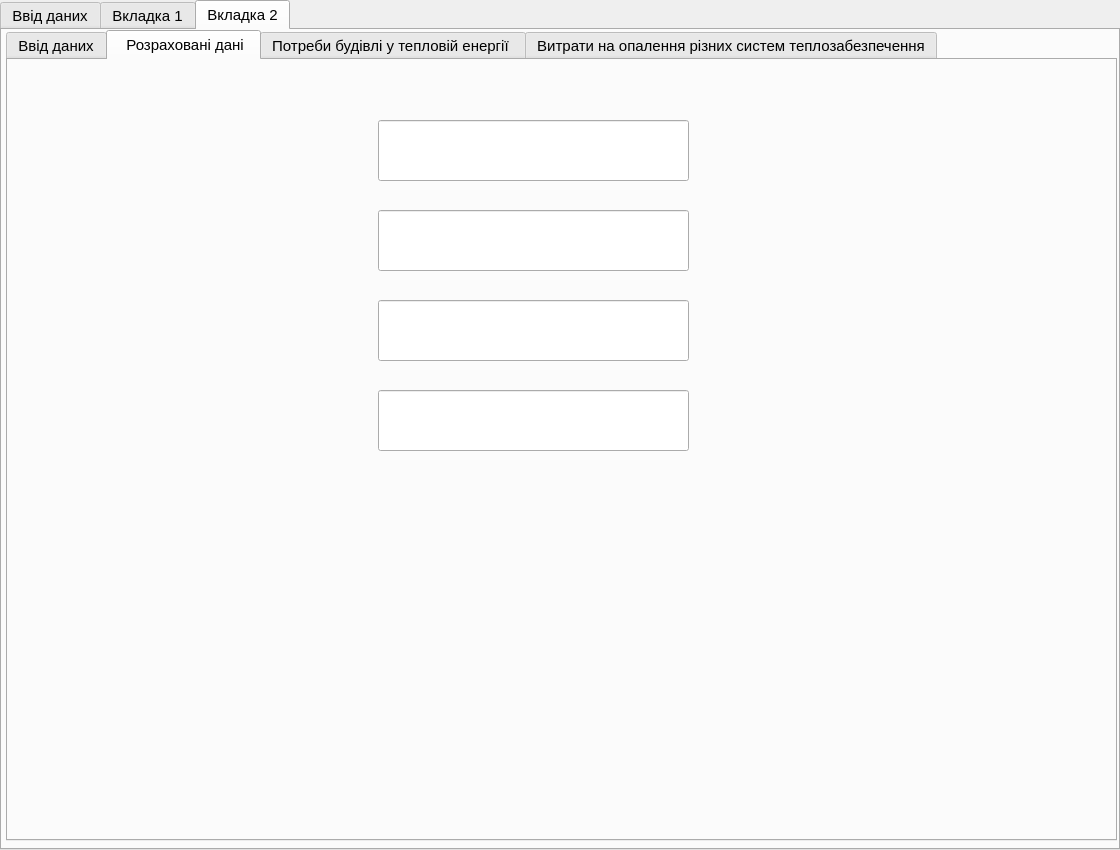
<?xml version="1.0" encoding="UTF-8"?>
<ui version="4.0">
 <class>MainWindow</class>
 <widget class="QMainWindow" name="MainWindow">
  <property name="geometry">
   <rect>
    <x>0</x>
    <y>0</y>
    <width>1120</width>
    <height>850</height>
   </rect>
  </property>
  <property name="font">
   <font>
    <family>MS Sans Serif</family>
    <pointsize>12</pointsize>
    <weight>50</weight>
    <italic>false</italic>
    <bold>false</bold>
    <underline>false</underline>
    <strikeout>false</strikeout>
    <stylestrategy>PreferDefault</stylestrategy>
    <kerning>true</kerning>
   </font>
  </property>
  <property name="windowTitle">
   <string>Лабораторна робота Рудика В. І. Группа ТІ-82</string>
  </property>
  <property name="locale">
   <locale language="Ukrainian" country="Ukraine"/>
  </property>
  <widget class="QWidget" name="centralwidget">
   <property name="enabled">
    <bool>true</bool>
   </property>
   <property name="font">
    <font>
     <family>MS Shell Dlg 2</family>
     <pointsize>12</pointsize>
     <weight>50</weight>
     <italic>false</italic>
     <bold>false</bold>
    </font>
   </property>
   <widget class="QTabWidget" name="tabWidget">
    <property name="geometry">
     <rect>
      <x>0</x>
      <y>0</y>
      <width>1120</width>
      <height>850</height>
     </rect>
    </property>
    <property name="font">
     <font>
      <family>MS Shell Dlg 2</family>
      <pointsize>11</pointsize>
     </font>
    </property>
    <property name="currentIndex">
     <number>2</number>
    </property>
    <widget class="QWidget" name="tab_0">
     <property name="font">
      <font>
       <family>MS Sans Serif</family>
       <pointsize>10</pointsize>
      </font>
     </property>
     <attribute name="title">
      <string>Ввід даних</string>
     </attribute>
     <widget class="QCalendarWidget" name="calendarWidget_1">
      <property name="geometry">
       <rect>
        <x>70</x>
        <y>355</y>
        <width>411</width>
        <height>251</height>
       </rect>
      </property>
      <property name="font">
       <font>
        <family>MS Shell Dlg 2</family>
       </font>
      </property>
      <property name="locale">
       <locale language="Ukrainian" country="Ukraine"/>
      </property>
      <property name="selectedDate">
       <date>
        <year>2012</year>
        <month>1</month>
        <day>1</day>
       </date>
      </property>
      <property name="minimumDate">
       <date>
        <year>2012</year>
        <month>1</month>
        <day>1</day>
       </date>
      </property>
      <property name="maximumDate">
       <date>
        <year>2012</year>
        <month>12</month>
        <day>30</day>
       </date>
      </property>
      <property name="gridVisible">
       <bool>false</bool>
      </property>
      <property name="navigationBarVisible">
       <bool>true</bool>
      </property>
      <property name="dateEditEnabled">
       <bool>true</bool>
      </property>
     </widget>
     <widget class="QCalendarWidget" name="calendarWidget_2">
      <property name="geometry">
       <rect>
        <x>621</x>
        <y>355</y>
        <width>411</width>
        <height>251</height>
       </rect>
      </property>
      <property name="font">
       <font>
        <family>MS Shell Dlg 2</family>
        <pointsize>10</pointsize>
       </font>
      </property>
      <property name="locale">
       <locale language="Ukrainian" country="Ukraine"/>
      </property>
      <property name="selectedDate">
       <date>
        <year>2012</year>
        <month>12</month>
        <day>31</day>
       </date>
      </property>
      <property name="minimumDate">
       <date>
        <year>2012</year>
        <month>1</month>
        <day>2</day>
       </date>
      </property>
      <property name="maximumDate">
       <date>
        <year>2012</year>
        <month>12</month>
        <day>31</day>
       </date>
      </property>
     </widget>
     <widget class="QComboBox" name="comboBox">
      <property name="geometry">
       <rect>
        <x>450</x>
        <y>150</y>
        <width>221</width>
        <height>51</height>
       </rect>
      </property>
      <property name="font">
       <font>
        <family>MS Shell Dlg 2</family>
        <pointsize>10</pointsize>
       </font>
      </property>
      <property name="locale">
       <locale language="Ukrainian" country="Ukraine"/>
      </property>
      <property name="editable">
       <bool>false</bool>
      </property>
      <item>
       <property name="text">
        <string>Не обрано</string>
       </property>
      </item>
      <item>
       <property name="text">
        <string>Дніпро</string>
       </property>
      </item>
      <item>
       <property name="text">
        <string>Донецьк</string>
       </property>
      </item>
      <item>
       <property name="text">
        <string>Івано-Франківськ</string>
       </property>
      </item>
      <item>
       <property name="text">
        <string>Київ</string>
       </property>
      </item>
      <item>
       <property name="text">
        <string>Кривий ріг</string>
       </property>
      </item>
      <item>
       <property name="text">
        <string>Луганськ</string>
       </property>
      </item>
      <item>
       <property name="text">
        <string>Львів</string>
       </property>
      </item>
      <item>
       <property name="text">
        <string>Симферополь</string>
       </property>
      </item>
      <item>
       <property name="text">
        <string>Одеса</string>
       </property>
      </item>
      <item>
       <property name="text">
        <string>Харків</string>
       </property>
      </item>
     </widget>
     <widget class="QLabel" name="label_0">
      <property name="geometry">
       <rect>
        <x>450</x>
        <y>90</y>
        <width>221</width>
        <height>51</height>
       </rect>
      </property>
      <property name="font">
       <font>
        <family>MS Shell Dlg 2</family>
        <pointsize>12</pointsize>
       </font>
      </property>
      <property name="text">
       <string>Оберіть місто</string>
      </property>
      <property name="alignment">
       <set>Qt::AlignCenter</set>
      </property>
      <property name="wordWrap">
       <bool>false</bool>
      </property>
     </widget>
     <widget class="QLabel" name="label_1">
      <property name="geometry">
       <rect>
        <x>70</x>
        <y>300</y>
        <width>411</width>
        <height>51</height>
       </rect>
      </property>
      <property name="font">
       <font>
        <family>MS Shell Dlg 2</family>
        <pointsize>12</pointsize>
       </font>
      </property>
      <property name="text">
       <string>Оберіть початкову дату</string>
      </property>
      <property name="alignment">
       <set>Qt::AlignCenter</set>
      </property>
     </widget>
     <widget class="QLabel" name="label_2">
      <property name="geometry">
       <rect>
        <x>620</x>
        <y>300</y>
        <width>411</width>
        <height>51</height>
       </rect>
      </property>
      <property name="font">
       <font>
        <family>MS Shell Dlg 2</family>
        <pointsize>12</pointsize>
       </font>
      </property>
      <property name="text">
       <string>Оберіть кінцеву дату</string>
      </property>
      <property name="alignment">
       <set>Qt::AlignCenter</set>
      </property>
      <property name="wordWrap">
       <bool>false</bool>
      </property>
     </widget>
     <widget class="QPushButton" name="pushButtonConfirm">
      <property name="geometry">
       <rect>
        <x>450</x>
        <y>690</y>
        <width>221</width>
        <height>51</height>
       </rect>
      </property>
      <property name="font">
       <font>
        <family>MS Shell Dlg 2</family>
        <pointsize>11</pointsize>
       </font>
      </property>
      <property name="text">
       <string>Підтвердити</string>
      </property>
     </widget>
    </widget>
    <widget class="QWidget" name="tab_1">
     <attribute name="title">
      <string>Вкладка 1</string>
     </attribute>
     <widget class="QTabWidget" name="tabWidget_2">
      <property name="geometry">
       <rect>
        <x>4</x>
        <y>0</y>
        <width>1111</width>
        <height>811</height>
       </rect>
      </property>
      <property name="currentIndex">
       <number>2</number>
      </property>
      <widget class="QWidget" name="tab_tem">
       <attribute name="title">
        <string>              Температурна активність             </string>
       </attribute>
       <widget class="QTabWidget" name="tabWidgetin_tem">
        <property name="geometry">
         <rect>
          <x>0</x>
          <y>0</y>
          <width>1111</width>
          <height>781</height>
         </rect>
        </property>
        <property name="currentIndex">
         <number>1</number>
        </property>
        <widget class="QWidget" name="tab_tem1">
         <attribute name="title">
          <string>Температурні умови</string>
         </attribute>
         <widget class="QWidget" name="widget_tem1" native="true">
          <property name="geometry">
           <rect>
            <x>0</x>
            <y>0</y>
            <width>1101</width>
            <height>751</height>
           </rect>
          </property>
         </widget>
        </widget>
        <widget class="QWidget" name="tab_tem2">
         <attribute name="title">
          <string>Тривалість температурних режимів</string>
         </attribute>
         <widget class="QWidget" name="widget_tem2" native="true">
          <property name="geometry">
           <rect>
            <x>0</x>
            <y>0</y>
            <width>1101</width>
            <height>751</height>
           </rect>
          </property>
         </widget>
        </widget>
       </widget>
      </widget>
      <widget class="QWidget" name="tab_vit">
       <attribute name="title">
        <string>              Вітряна активність            </string>
       </attribute>
       <widget class="QTabWidget" name="tabWidgetin_vit">
        <property name="geometry">
         <rect>
          <x>0</x>
          <y>0</y>
          <width>1111</width>
          <height>781</height>
         </rect>
        </property>
        <property name="currentIndex">
         <number>1</number>
        </property>
        <widget class="QWidget" name="tab_vit1">
         <attribute name="title">
          <string>Роза вітрів</string>
         </attribute>
         <widget class="QWidget" name="widget_vit1" native="true">
          <property name="geometry">
           <rect>
            <x>0</x>
            <y>0</y>
            <width>1101</width>
            <height>751</height>
           </rect>
          </property>
         </widget>
        </widget>
        <widget class="QWidget" name="tab_vit2">
         <attribute name="title">
          <string>Тривалість режимів вітрової активності</string>
         </attribute>
         <widget class="QWidget" name="widget_vit2" native="true">
          <property name="geometry">
           <rect>
            <x>0</x>
            <y>0</y>
            <width>1101</width>
            <height>751</height>
           </rect>
          </property>
         </widget>
        </widget>
       </widget>
      </widget>
      <widget class="QWidget" name="tab_son">
       <attribute name="title">
        <string>               Сонячна активність               </string>
       </attribute>
       <widget class="QTabWidget" name="tabWidgetin_son">
        <property name="geometry">
         <rect>
          <x>0</x>
          <y>0</y>
          <width>1111</width>
          <height>781</height>
         </rect>
        </property>
        <property name="currentIndex">
         <number>0</number>
        </property>
        <widget class="QWidget" name="tab_son1">
         <attribute name="title">
          <string>Інтенсивність сонячної інсоляції</string>
         </attribute>
         <widget class="QWidget" name="widget_son1" native="true">
          <property name="geometry">
           <rect>
            <x>0</x>
            <y>0</y>
            <width>1101</width>
            <height>751</height>
           </rect>
          </property>
         </widget>
        </widget>
        <widget class="QWidget" name="tab_son2">
         <attribute name="title">
          <string>Тривалість режимів сонячної активності</string>
         </attribute>
         <widget class="QWidget" name="widget_son2" native="true">
          <property name="geometry">
           <rect>
            <x>0</x>
            <y>0</y>
            <width>1101</width>
            <height>751</height>
           </rect>
          </property>
         </widget>
        </widget>
       </widget>
      </widget>
     </widget>
    </widget>
    <widget class="QWidget" name="tab_2">
     <attribute name="title">
      <string>Вкладка 2</string>
     </attribute>
     <widget class="QTabWidget" name="tabWidget_3">
      <property name="geometry">
       <rect>
        <x>4</x>
        <y>0</y>
        <width>1111</width>
        <height>811</height>
       </rect>
      </property>
      <property name="currentIndex">
       <number>1</number>
      </property>
      <widget class="QWidget" name="tab_2_1">
       <attribute name="title">
        <string>Ввід даних</string>
       </attribute>
       <widget class="QScrollArea" name="scrollArea">
        <property name="geometry">
         <rect>
          <x>0</x>
          <y>0</y>
          <width>1101</width>
          <height>771</height>
         </rect>
        </property>
        <property name="widgetResizable">
         <bool>true</bool>
        </property>
        <widget class="QWidget" name="scrollAreaWidgetContents">
         <property name="geometry">
          <rect>
           <x>0</x>
           <y>0</y>
           <width>1099</width>
           <height>769</height>
          </rect>
         </property>
         <widget class="QLabel" name="label_7">
          <property name="geometry">
           <rect>
            <x>0</x>
            <y>0</y>
            <width>541</width>
            <height>51</height>
           </rect>
          </property>
          <property name="font">
           <font>
            <family>MS Shell Dlg 2</family>
            <pointsize>10</pointsize>
           </font>
          </property>
          <property name="text">
           <string>Питомі тепловтрати будівлі (Вт/м²)</string>
          </property>
          <property name="alignment">
           <set>Qt::AlignCenter</set>
          </property>
          <property name="wordWrap">
           <bool>false</bool>
          </property>
         </widget>
         <widget class="QLineEdit" name="Input_q">
          <property name="geometry">
           <rect>
            <x>200</x>
            <y>40</y>
            <width>113</width>
            <height>22</height>
           </rect>
          </property>
          <property name="text">
           <string>30</string>
          </property>
         </widget>
         <widget class="QLabel" name="label_10">
          <property name="geometry">
           <rect>
            <x>0</x>
            <y>60</y>
            <width>541</width>
            <height>51</height>
           </rect>
          </property>
          <property name="font">
           <font>
            <family>MS Shell Dlg 2</family>
            <pointsize>10</pointsize>
           </font>
          </property>
          <property name="text">
           <string>Опалювальна площа (м²)</string>
          </property>
          <property name="alignment">
           <set>Qt::AlignCenter</set>
          </property>
          <property name="wordWrap">
           <bool>false</bool>
          </property>
         </widget>
         <widget class="QLineEdit" name="Input_s">
          <property name="geometry">
           <rect>
            <x>200</x>
            <y>100</y>
            <width>113</width>
            <height>22</height>
           </rect>
          </property>
          <property name="text">
           <string>80</string>
          </property>
         </widget>
         <widget class="QLabel" name="label_11">
          <property name="geometry">
           <rect>
            <x>0</x>
            <y>120</y>
            <width>541</width>
            <height>51</height>
           </rect>
          </property>
          <property name="font">
           <font>
            <family>MS Shell Dlg 2</family>
            <pointsize>10</pointsize>
           </font>
          </property>
          <property name="text">
           <string>Кінцева температура бака (за завмовчуванням 85 °C)</string>
          </property>
          <property name="alignment">
           <set>Qt::AlignCenter</set>
          </property>
          <property name="wordWrap">
           <bool>false</bool>
          </property>
         </widget>
         <widget class="QLineEdit" name="Input_temp_baka">
          <property name="geometry">
           <rect>
            <x>200</x>
            <y>160</y>
            <width>113</width>
            <height>22</height>
           </rect>
          </property>
          <property name="text">
           <string>85</string>
          </property>
         </widget>
         <widget class="QLabel" name="label_12">
          <property name="geometry">
           <rect>
            <x>0</x>
            <y>180</y>
            <width>541</width>
            <height>51</height>
           </rect>
          </property>
          <property name="font">
           <font>
            <family>MS Shell Dlg 2</family>
            <pointsize>10</pointsize>
           </font>
          </property>
          <property name="text">
           <string>Температура води при прийомі душу</string>
          </property>
          <property name="alignment">
           <set>Qt::AlignCenter</set>
          </property>
          <property name="wordWrap">
           <bool>false</bool>
          </property>
         </widget>
         <widget class="QLineEdit" name="Input_temp_shower">
          <property name="geometry">
           <rect>
            <x>200</x>
            <y>220</y>
            <width>113</width>
            <height>22</height>
           </rect>
          </property>
          <property name="text">
           <string>80</string>
          </property>
         </widget>
         <widget class="QLabel" name="label_13">
          <property name="geometry">
           <rect>
            <x>0</x>
            <y>240</y>
            <width>541</width>
            <height>51</height>
           </rect>
          </property>
          <property name="font">
           <font>
            <family>MS Shell Dlg 2</family>
            <pointsize>10</pointsize>
           </font>
          </property>
          <property name="text">
           <string>Температура води при прийомі ванної</string>
          </property>
          <property name="alignment">
           <set>Qt::AlignCenter</set>
          </property>
          <property name="wordWrap">
           <bool>false</bool>
          </property>
         </widget>
         <widget class="QLineEdit" name="Input_temp_vanna">
          <property name="geometry">
           <rect>
            <x>200</x>
            <y>280</y>
            <width>113</width>
            <height>22</height>
           </rect>
          </property>
          <property name="text">
           <string>90</string>
          </property>
         </widget>
         <widget class="QLabel" name="label_14">
          <property name="geometry">
           <rect>
            <x>0</x>
            <y>300</y>
            <width>541</width>
            <height>51</height>
           </rect>
          </property>
          <property name="font">
           <font>
            <family>MS Shell Dlg 2</family>
            <pointsize>10</pointsize>
           </font>
          </property>
          <property name="text">
           <string>Температура вхідної води (за завмовчуванням 15 °C)</string>
          </property>
          <property name="alignment">
           <set>Qt::AlignCenter</set>
          </property>
          <property name="wordWrap">
           <bool>false</bool>
          </property>
         </widget>
         <widget class="QLineEdit" name="Input_temp_vhv">
          <property name="geometry">
           <rect>
            <x>200</x>
            <y>340</y>
            <width>113</width>
            <height>22</height>
           </rect>
          </property>
          <property name="text">
           <string>15</string>
          </property>
         </widget>
         <widget class="QLabel" name="label_15">
          <property name="geometry">
           <rect>
            <x>560</x>
            <y>300</y>
            <width>541</width>
            <height>51</height>
           </rect>
          </property>
          <property name="font">
           <font>
            <family>MS Shell Dlg 2</family>
            <pointsize>10</pointsize>
           </font>
          </property>
          <property name="text">
           <string>Температура повітря всередині (за завмовчуванням 20 °C)</string>
          </property>
          <property name="alignment">
           <set>Qt::AlignCenter</set>
          </property>
          <property name="wordWrap">
           <bool>false</bool>
          </property>
         </widget>
         <widget class="QLineEdit" name="Input_people">
          <property name="geometry">
           <rect>
            <x>770</x>
            <y>40</y>
            <width>113</width>
            <height>22</height>
           </rect>
          </property>
          <property name="text">
           <string>4</string>
          </property>
         </widget>
         <widget class="QLineEdit" name="Input_count_shower">
          <property name="geometry">
           <rect>
            <x>770</x>
            <y>160</y>
            <width>113</width>
            <height>22</height>
           </rect>
          </property>
          <property name="text">
           <string>4</string>
          </property>
         </widget>
         <widget class="QLabel" name="label_16">
          <property name="geometry">
           <rect>
            <x>560</x>
            <y>180</y>
            <width>541</width>
            <height>51</height>
           </rect>
          </property>
          <property name="font">
           <font>
            <family>MS Shell Dlg 2</family>
            <pointsize>10</pointsize>
           </font>
          </property>
          <property name="text">
           <string>Кількість води, яка витрачається при прийому ванни (л)</string>
          </property>
          <property name="alignment">
           <set>Qt::AlignCenter</set>
          </property>
          <property name="wordWrap">
           <bool>false</bool>
          </property>
         </widget>
         <widget class="QLabel" name="label_17">
          <property name="geometry">
           <rect>
            <x>560</x>
            <y>60</y>
            <width>541</width>
            <height>51</height>
           </rect>
          </property>
          <property name="font">
           <font>
            <family>MS Shell Dlg 2</family>
            <pointsize>10</pointsize>
           </font>
          </property>
          <property name="text">
           <string>Кількість води, яка витрачається при прийому душу (л)</string>
          </property>
          <property name="alignment">
           <set>Qt::AlignCenter</set>
          </property>
          <property name="wordWrap">
           <bool>false</bool>
          </property>
         </widget>
         <widget class="QLineEdit" name="Input_count_vater_vanna">
          <property name="geometry">
           <rect>
            <x>770</x>
            <y>220</y>
            <width>113</width>
            <height>22</height>
           </rect>
          </property>
          <property name="text">
           <string>150</string>
          </property>
         </widget>
         <widget class="QLineEdit" name="Input_count_vanna">
          <property name="geometry">
           <rect>
            <x>770</x>
            <y>280</y>
            <width>113</width>
            <height>22</height>
           </rect>
          </property>
          <property name="text">
           <string>2</string>
          </property>
         </widget>
         <widget class="QLineEdit" name="Input_count_vater_shower">
          <property name="geometry">
           <rect>
            <x>770</x>
            <y>100</y>
            <width>113</width>
            <height>22</height>
           </rect>
          </property>
          <property name="text">
           <string>50</string>
          </property>
         </widget>
         <widget class="QLabel" name="label_18">
          <property name="geometry">
           <rect>
            <x>560</x>
            <y>120</y>
            <width>541</width>
            <height>51</height>
           </rect>
          </property>
          <property name="font">
           <font>
            <family>MS Shell Dlg 2</family>
            <pointsize>10</pointsize>
           </font>
          </property>
          <property name="text">
           <string>Кількість прийомів душу на добу</string>
          </property>
          <property name="alignment">
           <set>Qt::AlignCenter</set>
          </property>
          <property name="wordWrap">
           <bool>false</bool>
          </property>
         </widget>
         <widget class="QLineEdit" name="Input_t_in">
          <property name="geometry">
           <rect>
            <x>770</x>
            <y>340</y>
            <width>113</width>
            <height>22</height>
           </rect>
          </property>
          <property name="text">
           <string>20</string>
          </property>
         </widget>
         <widget class="QLabel" name="label_8">
          <property name="geometry">
           <rect>
            <x>560</x>
            <y>0</y>
            <width>541</width>
            <height>51</height>
           </rect>
          </property>
          <property name="font">
           <font>
            <family>MS Shell Dlg 2</family>
            <pointsize>10</pointsize>
           </font>
          </property>
          <property name="whatsThis">
           <string/>
          </property>
          <property name="layoutDirection">
           <enum>Qt::LeftToRight</enum>
          </property>
          <property name="text">
           <string>Кількість людей</string>
          </property>
          <property name="alignment">
           <set>Qt::AlignCenter</set>
          </property>
          <property name="wordWrap">
           <bool>false</bool>
          </property>
         </widget>
         <widget class="QLabel" name="label_19">
          <property name="geometry">
           <rect>
            <x>560</x>
            <y>240</y>
            <width>541</width>
            <height>51</height>
           </rect>
          </property>
          <property name="font">
           <font>
            <family>MS Shell Dlg 2</family>
            <pointsize>10</pointsize>
           </font>
          </property>
          <property name="text">
           <string>Кількість прийомів ванни на добу</string>
          </property>
          <property name="alignment">
           <set>Qt::AlignCenter</set>
          </property>
          <property name="wordWrap">
           <bool>false</bool>
          </property>
         </widget>
         <widget class="QTabWidget" name="tabWidget_4">
          <property name="geometry">
           <rect>
            <x>0</x>
            <y>380</y>
            <width>1101</width>
            <height>121</height>
           </rect>
          </property>
          <property name="currentIndex">
           <number>0</number>
          </property>
          <widget class="QWidget" name="tab">
           <attribute name="title">
            <string>                  Розрахувати потужність нагрівача                     </string>
           </attribute>
           <widget class="QLabel" name="label_20">
            <property name="geometry">
             <rect>
              <x>260</x>
              <y>0</y>
              <width>541</width>
              <height>51</height>
             </rect>
            </property>
            <property name="font">
             <font>
              <family>MS Shell Dlg 2</family>
              <pointsize>10</pointsize>
             </font>
            </property>
            <property name="text">
             <string>Тривалість нагріву ємності (год)</string>
            </property>
            <property name="alignment">
             <set>Qt::AlignCenter</set>
            </property>
            <property name="wordWrap">
             <bool>false</bool>
            </property>
           </widget>
           <widget class="QLineEdit" name="Input_time_nagriv">
            <property name="geometry">
             <rect>
              <x>470</x>
              <y>40</y>
              <width>113</width>
              <height>22</height>
             </rect>
            </property>
            <property name="text">
             <string>0</string>
            </property>
           </widget>
          </widget>
          <widget class="QWidget" name="tab_3">
           <attribute name="title">
            <string>                  Розрахувати тривалість нагріву ємності                </string>
           </attribute>
           <widget class="QLabel" name="label_21">
            <property name="geometry">
             <rect>
              <x>260</x>
              <y>0</y>
              <width>541</width>
              <height>51</height>
             </rect>
            </property>
            <property name="font">
             <font>
              <family>MS Shell Dlg 2</family>
              <pointsize>10</pointsize>
             </font>
            </property>
            <property name="text">
             <string>Потужність нагрівача (кВт)</string>
            </property>
            <property name="alignment">
             <set>Qt::AlignCenter</set>
            </property>
            <property name="wordWrap">
             <bool>false</bool>
            </property>
           </widget>
           <widget class="QLineEdit" name="Input_force_nagrivacha">
            <property name="geometry">
             <rect>
              <x>480</x>
              <y>40</y>
              <width>113</width>
              <height>22</height>
             </rect>
            </property>
            <property name="text">
             <string>0</string>
            </property>
           </widget>
          </widget>
         </widget>
         <widget class="QLineEdit" name="Input_tarif_tepl_energ">
          <property name="geometry">
           <rect>
            <x>200</x>
            <y>550</y>
            <width>113</width>
            <height>22</height>
           </rect>
          </property>
          <property name="text">
           <string>1.33</string>
          </property>
         </widget>
         <widget class="QLineEdit" name="Input_cost_vugil">
          <property name="geometry">
           <rect>
            <x>200</x>
            <y>670</y>
            <width>113</width>
            <height>22</height>
           </rect>
          </property>
          <property name="text">
           <string>2746.75</string>
          </property>
         </widget>
         <widget class="QLineEdit" name="Input_cost_drow">
          <property name="geometry">
           <rect>
            <x>770</x>
            <y>610</y>
            <width>113</width>
            <height>22</height>
           </rect>
          </property>
          <property name="text">
           <string>948.75</string>
          </property>
         </widget>
         <widget class="QLabel" name="label_9">
          <property name="geometry">
           <rect>
            <x>560</x>
            <y>510</y>
            <width>541</width>
            <height>51</height>
           </rect>
          </property>
          <property name="font">
           <font>
            <family>MS Shell Dlg 2</family>
            <pointsize>10</pointsize>
           </font>
          </property>
          <property name="whatsThis">
           <string/>
          </property>
          <property name="layoutDirection">
           <enum>Qt::LeftToRight</enum>
          </property>
          <property name="text">
           <string>Тариф на електричну енергію (грн/кВт*ˑгод)</string>
          </property>
          <property name="alignment">
           <set>Qt::AlignCenter</set>
          </property>
          <property name="wordWrap">
           <bool>false</bool>
          </property>
         </widget>
         <widget class="QLabel" name="label_22">
          <property name="geometry">
           <rect>
            <x>-20</x>
            <y>570</y>
            <width>541</width>
            <height>51</height>
           </rect>
          </property>
          <property name="font">
           <font>
            <family>MS Shell Dlg 2</family>
            <pointsize>10</pointsize>
           </font>
          </property>
          <property name="text">
           <string>Вартість 1м³ газу (грн)</string>
          </property>
          <property name="alignment">
           <set>Qt::AlignCenter</set>
          </property>
          <property name="wordWrap">
           <bool>false</bool>
          </property>
         </widget>
         <widget class="QLineEdit" name="Input_cost_gas">
          <property name="geometry">
           <rect>
            <x>200</x>
            <y>610</y>
            <width>113</width>
            <height>22</height>
           </rect>
          </property>
          <property name="text">
           <string>2975</string>
          </property>
         </widget>
         <widget class="QLabel" name="label_23">
          <property name="geometry">
           <rect>
            <x>-20</x>
            <y>630</y>
            <width>541</width>
            <height>51</height>
           </rect>
          </property>
          <property name="font">
           <font>
            <family>MS Shell Dlg 2</family>
            <pointsize>10</pointsize>
           </font>
          </property>
          <property name="text">
           <string>Вартість 1т вугілля (грн)</string>
          </property>
          <property name="alignment">
           <set>Qt::AlignCenter</set>
          </property>
          <property name="wordWrap">
           <bool>false</bool>
          </property>
         </widget>
         <widget class="QLineEdit" name="Input_tarif_elec_energ">
          <property name="geometry">
           <rect>
            <x>770</x>
            <y>550</y>
            <width>113</width>
            <height>22</height>
           </rect>
          </property>
          <property name="text">
           <string>0.90</string>
          </property>
         </widget>
         <widget class="QLabel" name="label_24">
          <property name="geometry">
           <rect>
            <x>560</x>
            <y>570</y>
            <width>541</width>
            <height>51</height>
           </rect>
          </property>
          <property name="font">
           <font>
            <family>MS Shell Dlg 2</family>
            <pointsize>10</pointsize>
           </font>
          </property>
          <property name="text">
           <string>Вартість 1т дров (грн)</string>
          </property>
          <property name="alignment">
           <set>Qt::AlignCenter</set>
          </property>
          <property name="wordWrap">
           <bool>false</bool>
          </property>
         </widget>
         <widget class="QLabel" name="label_25">
          <property name="geometry">
           <rect>
            <x>560</x>
            <y>630</y>
            <width>541</width>
            <height>51</height>
           </rect>
          </property>
          <property name="font">
           <font>
            <family>MS Shell Dlg 2</family>
            <pointsize>10</pointsize>
           </font>
          </property>
          <property name="text">
           <string>Вартість 1т пелет (грн)</string>
          </property>
          <property name="alignment">
           <set>Qt::AlignCenter</set>
          </property>
          <property name="wordWrap">
           <bool>false</bool>
          </property>
         </widget>
         <widget class="QLabel" name="label_26">
          <property name="geometry">
           <rect>
            <x>-10</x>
            <y>510</y>
            <width>541</width>
            <height>51</height>
           </rect>
          </property>
          <property name="font">
           <font>
            <family>MS Shell Dlg 2</family>
            <pointsize>10</pointsize>
           </font>
          </property>
          <property name="text">
           <string>Тариф на теплову енергію (грн/кВт*ˑгод)</string>
          </property>
          <property name="alignment">
           <set>Qt::AlignCenter</set>
          </property>
          <property name="wordWrap">
           <bool>false</bool>
          </property>
         </widget>
         <widget class="QLineEdit" name="Input_cost_pelet">
          <property name="geometry">
           <rect>
            <x>770</x>
            <y>670</y>
            <width>113</width>
            <height>22</height>
           </rect>
          </property>
          <property name="text">
           <string>4832.64</string>
          </property>
         </widget>
        </widget>
       </widget>
      </widget>
      <widget class="QWidget" name="tab_2_2">
       <attribute name="title">
        <string>  Розраховані дані </string>
       </attribute>
       <widget class="QLineEdit" name="lineEdit">
        <property name="geometry">
         <rect>
          <x>370</x>
          <y>60</y>
          <width>311</width>
          <height>61</height>
         </rect>
        </property>
       </widget>
       <widget class="QLineEdit" name="lineEdit_2">
        <property name="geometry">
         <rect>
          <x>370</x>
          <y>150</y>
          <width>311</width>
          <height>61</height>
         </rect>
        </property>
       </widget>
       <widget class="QLineEdit" name="lineEdit_23">
        <property name="geometry">
         <rect>
          <x>370</x>
          <y>240</y>
          <width>311</width>
          <height>61</height>
         </rect>
        </property>
       </widget>
       <widget class="QLineEdit" name="lineEdit_24">
        <property name="geometry">
         <rect>
          <x>370</x>
          <y>330</y>
          <width>311</width>
          <height>61</height>
         </rect>
        </property>
       </widget>
      </widget>
      <widget class="QWidget" name="lab2_graph">
       <attribute name="title">
        <string>Потреби будівлі у тепловій енергії </string>
       </attribute>
       <widget class="QWidget" name="widget_lab2_3" native="true">
        <property name="geometry">
         <rect>
          <x>0</x>
          <y>0</y>
          <width>1101</width>
          <height>771</height>
         </rect>
        </property>
       </widget>
      </widget>
      <widget class="QWidget" name="tab_4">
       <attribute name="title">
        <string>Витрати на опалення різних систем теплозабезпечення</string>
       </attribute>
       <widget class="QWidget" name="widget_lab2_2" native="true">
        <property name="geometry">
         <rect>
          <x>0</x>
          <y>0</y>
          <width>1101</width>
          <height>771</height>
         </rect>
        </property>
       </widget>
      </widget>
     </widget>
    </widget>
   </widget>
  </widget>
 </widget>
 <resources/>
 <connections/>
</ui>
